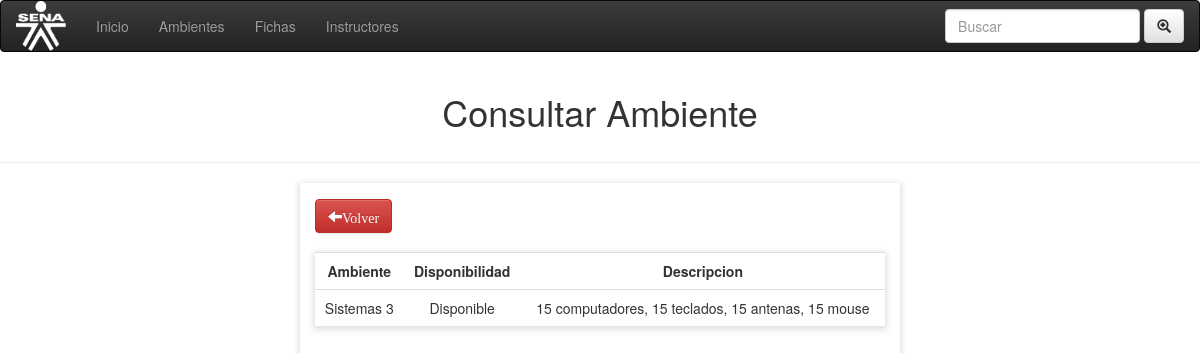
The page /ambientes/consultar_ambiente.php?id=1 on the database its author committed.
### tables this page shows
CREATE TABLE IF NOT EXISTS `ambientes` (
`id` int(11) NOT NULL,
  `nombre` varchar(100) NOT NULL,
  `especialidad` varchar(100) NOT NULL,
  `descripcion` varchar(200) NOT NULL,
  `disponibilidad` varchar(200) NOT NULL
);

### ambientes/consultar_ambiente.php (the view, shortened to what this page needs)
<!DOCTYPE html>
<html lang="en">
<head>
	<link rel="stylesheet" href="css/bootstrap.min.css">
	<link rel="stylesheet" href="css/bootstrap-theme.min.css">
	<link rel="stylesheet" href="css/custom.css">
	<link rel="stylesheet" href="css/index.css">
</head>
<body>
		<nav class="navbar navbar-inverse">
		  <div class="container-fluid">
		    <div class="navbar-header">
		       <a class="navbar-brand" href="#"><img id="img1" src="imgs/sena.png" class="img-rounded" width="100" height="100"></a>
		    </div>
		    <ul class="nav navbar-nav">
		      <li><a href="../index.php">Inicio</a></li>
		      <li><a href="ambientes.php">Ambientes</a></li>
		      <li><a href="../fichas/index_ficha.php">Fichas</a></li>
		      <li><a href="../instructores/gestionarIns.php">Instructores</a></li>
		    </ul>
		    <form class="navbar-form navbar-right">
		      <div class="form-group">
		        <input type="text" class="form-control" placeholder="Buscar">
		      </div>
		      <button type="submit" class="btn btn-default"><i class="glyphicon glyphicon-zoom-in"></i></button>
		    </form>
		  </div>
		</nav>
		<div class="container-fluid">
			<h1 class="display-1 text-center">Consultar Ambiente</h1>
		</div>
		<hr>
	 <div class="col-md-6 col-md-offset-3 box ">
	 <a class=" glyphicon glyphicon-arrow-left btn btn-danger" href="ambientes.php">Volver</a><br><br>
		<table  class="text-center table table-hover box">
			<tr>
				<td><strong>Ambiente</strong></td>
				<td><strong>Disponibilidad</strong></td>
				<td><strong>Descripcion</strong></td>
			</tr>
		</div>
		<?php
			$id=$_GET['id'];
			$con=mysqli_connect('localhost','root','','programacion_trimestral');
			$sql=mysqli_query($con,"SELECT * FROM ambientes WHERE id=$id");
		while ($row = mysqli_fetch_array($sql)) {
					echo '<tr>
							<td>'.$row["nombre"].'</td>
							<td>'.$row["disponibilidad"].'</td>
							<td>'.$row["descripcion"].'</td>
						 </tr>';
				}
		 ?>
</body>
</html>

### ambientes/css/custom.css (style rules this page uses)
div.box { padding: 15px; -webkit-box-shadow: 0px 2px 6px 2px rgba(224,225,227,1); -moz-box-shadow: 0px 2px 6px 2px rgba(224,225,227,1); box-shadow: 0px 2px 6px 2px rgba(224,225,227,1); }
table.box { -webkit-box-shadow: 0px 2px 6px 2px rgba(224,225,227,1); -moz-box-shadow: 0px 2px 6px 2px rgba(224,225,227,1); box-shadow: 0px 2px 6px 2px rgba(224,225,227,1); }

### ambientes/css/index.css (style rules this page uses)
img#img1 { height: 50px; width: 50px; top: -15px; position: relative; }

### rows shown on the page
ambientes: nombre "Sistemas 3", disponibilidad "Disponible", descripcion "15 computadores, 15 teclados, 15 antenas, 15 mouse"
